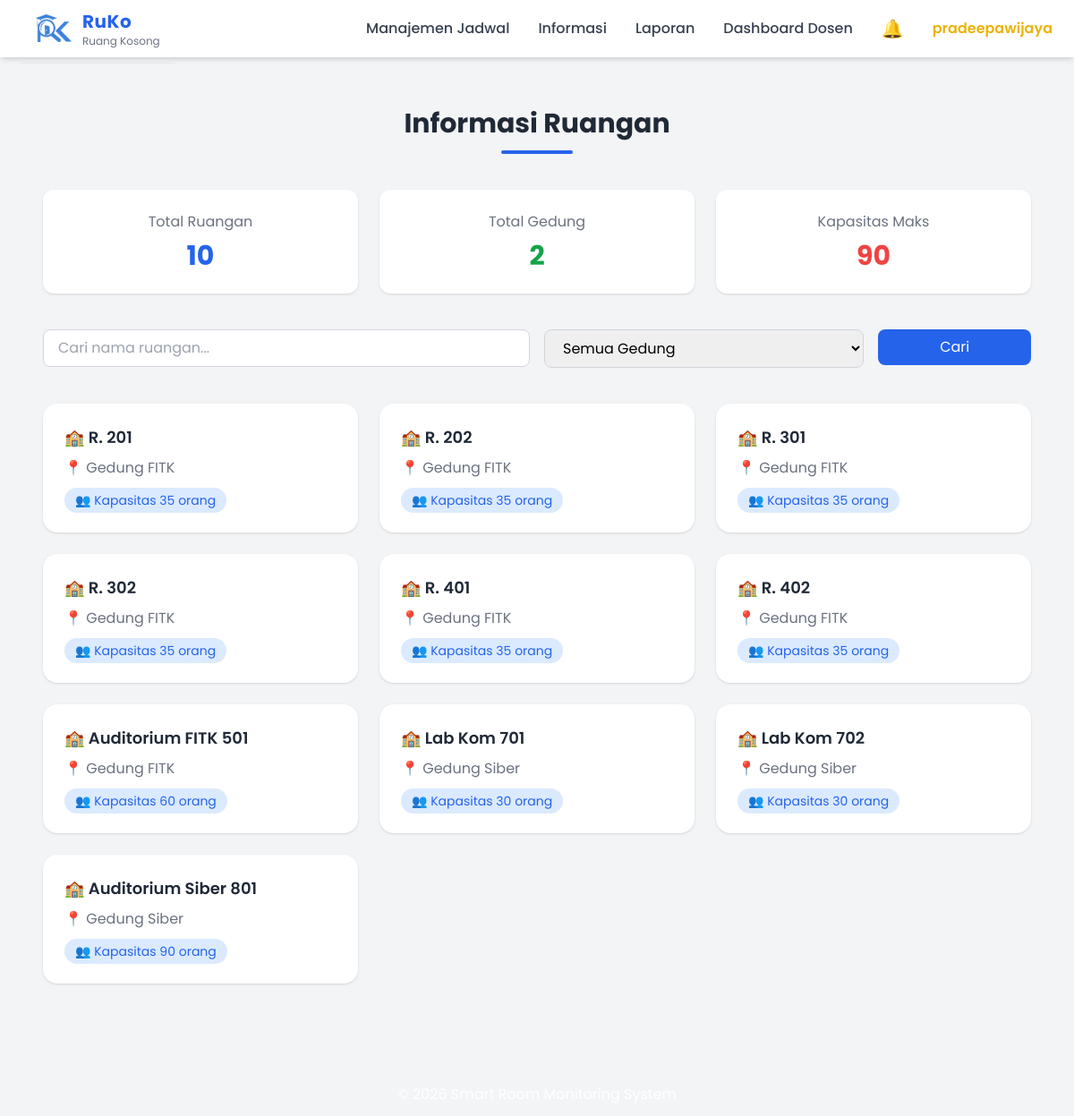
The app's page /index.php?menu=info_ruangan (signed in) with its own data.
### tables this page shows
CREATE TABLE `ruangan` (
  `id_ruangan` int(11) NOT NULL,
  `id_gedung` int(11) DEFAULT NULL,
  `nama_ruangan` varchar(50) DEFAULT NULL,
  `kapasitas` int(11) DEFAULT NULL,
  `lantai` int(11) NOT NULL DEFAULT 1
);

CREATE TABLE `gedung` (
  `id_gedung` int(11) NOT NULL,
  `nama_gedung` varchar(100) DEFAULT NULL,
  `jumlah_lantai` int(11) NOT NULL DEFAULT 1
);

### pages/info_ruangan.php (the view, shortened to what this page needs)
<?php
include __DIR__ . '/../config/koneksi.php';
$search = isset($_GET['search']) ? mysqli_real_escape_string($conn, $_GET['search']) : '';
$where = "WHERE 1=1";
$query = mysqli_query($conn, "
SELECT
ruangan.nama_ruangan,
ruangan.kapasitas,
gedung.nama_gedung
FROM ruangan
JOIN gedung
ON ruangan.id_gedung = gedung.id_gedung
$where
");
$total_ruangan = mysqli_num_rows($query);
?>
<div class="max-w-7xl mx-auto px-6 py-10">
<div class="text-center mb-10">
<h2 class="text-3xl font-bold text-gray-800">
Informasi Ruangan
</h2>
<div class="w-20 h-1 bg-blue-600 mx-auto mt-3 rounded"></div>
</div>
<div class="grid md:grid-cols-3 gap-6 mb-10">
<div class="bg-white rounded-xl shadow p-6 text-center hover:shadow-xl transition">
<p class="text-gray-500">Total Ruangan</p>
<h3 class="text-3xl font-bold text-blue-600 mt-2">
<?= $total_ruangan ?>
</h3>
</div>
<div class="bg-white rounded-xl shadow p-6 text-center hover:shadow-xl transition">
<p class="text-gray-500">Total Gedung</p>
<h3 class="text-3xl font-bold text-green-600 mt-2">
<?php
$g = mysqli_query($conn,"SELECT COUNT(*) as total FROM gedung");
$d = mysqli_fetch_assoc($g);
echo $d['total'];
?>
</h3>
</div>
<div class="bg-white rounded-xl shadow p-6 text-center hover:shadow-xl transition">
<p class="text-gray-500">Kapasitas Maks</p>
<h3 class="text-3xl font-bold text-red-500 mt-2">
<?php
$k = mysqli_query($conn,"SELECT MAX(kapasitas) as max FROM ruangan");
$m = mysqli_fetch_assoc($k);
echo $m['max'];
?>
</h3>
</div>
</div>
<form method="GET" action="index.php" class="mb-10">
<div class="grid md:grid-cols-12 gap-4">
<div class="md:col-span-6">
<input
type="text"
name="search"
value="<?= $search ?>"
placeholder="Cari nama ruangan..."
class="w-full border border-gray-300 rounded-lg px-4 py-2 focus:ring-2 focus:ring-blue-500 focus:outline-none">
</div>
<div class="md:col-span-4">
<select
name="gedung"
class="w-full border border-gray-300 rounded-lg px-4 py-2 focus:ring-2 focus:ring-blue-500 focus:outline-none">
<option value="">Semua Gedung</option>
</select>
</div>
<div class="md:col-span-2">
<button
class="w-full bg-blue-600 text-white rounded-lg py-2 hover:bg-blue-700 transition">
Cari
</button>
</div>
</div>
</form>
<div class="grid md:grid-cols-3 gap-6">
<?php if(mysqli_num_rows($query) > 0){ ?>
<?php while($data = mysqli_fetch_assoc($query)): ?>
<div class="bg-white rounded-2xl shadow p-6 hover:shadow-2xl hover:-translate-y-2 transition duration-300">
<h3 class="text-lg font-semibold text-gray-800 mb-2">
🏫 <?= $data['nama_ruangan']; ?>
</h3>
<p class="text-gray-500 mb-2">
📍 <?= $data['nama_gedung']; ?>
</p>
<div class="mt-3">
<span class="bg-blue-100 text-blue-600 px-3 py-1 rounded-full text-sm">
👥 Kapasitas <?= $data['kapasitas']; ?> orang
</span>
</div>
</div>
<?php endwhile; ?>
<?php } else { ?>
<p class="text-gray-400 text-center col-span-3">
Tidak ada data ruangan
</p>
<?php } ?>
</div>
</div>

### index.php (style rules this page uses)
body { font-family:'Poppins',sans-serif; }

### records on screen
ruangan: nama_ruangan "R. 201", id_gedung.nama_gedung "Gedung FITK", kapasitas "35"
ruangan: nama_ruangan "R. 202", id_gedung.nama_gedung "Gedung FITK", kapasitas "35"
ruangan: nama_ruangan "R. 301", id_gedung.nama_gedung "Gedung FITK", kapasitas "35"
ruangan: nama_ruangan "R. 302", id_gedung.nama_gedung "Gedung FITK", kapasitas "35"
ruangan: nama_ruangan "R. 401", id_gedung.nama_gedung "Gedung FITK", kapasitas "35"
ruangan: nama_ruangan "R. 402", id_gedung.nama_gedung "Gedung FITK", kapasitas "35"
ruangan: nama_ruangan "Auditorium FITK 501", id_gedung.nama_gedung "Gedung FITK", kapasitas "60"
ruangan: nama_ruangan "Lab Kom 701", id_gedung.nama_gedung "Gedung Siber", kapasitas "30"
ruangan: nama_ruangan "Lab Kom 702", id_gedung.nama_gedung "Gedung Siber", kapasitas "30"
ruangan: nama_ruangan "Auditorium Siber 801", id_gedung.nama_gedung "Gedung Siber", kapasitas "90"

### other values on screen
$_SESSION['username'] "pradeepawijaya"
$total_ruangan "10"
$d['total'] "2"
$m['max'] "90"
